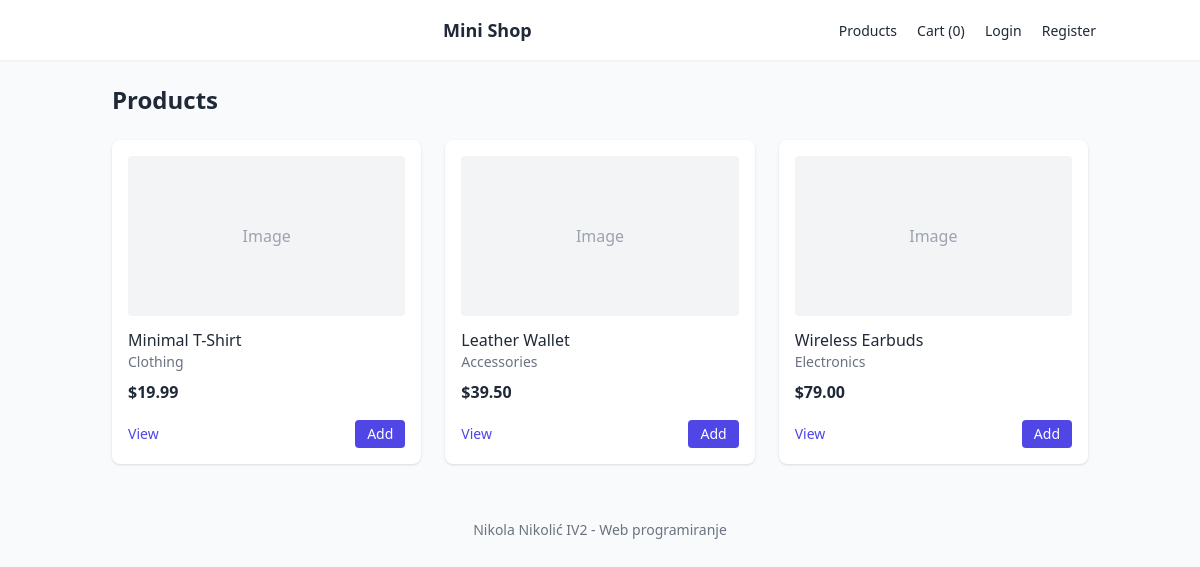
The page / on the database its author committed.
### tables this page shows
CREATE TABLE IF NOT EXISTS products (
  id INT AUTO_INCREMENT PRIMARY KEY,
  category_id INT,
  title VARCHAR(200) NOT NULL,
  description TEXT,
  price DECIMAL(10,2) NOT NULL DEFAULT 0,
  image VARCHAR(255) DEFAULT NULL,
  created_at TIMESTAMP DEFAULT CURRENT_TIMESTAMP,
  FOREIGN KEY (category_id) REFERENCES categories(id) ON DELETE SET NULL
);

CREATE TABLE IF NOT EXISTS categories (
  id INT AUTO_INCREMENT PRIMARY KEY,
  name VARCHAR(100) NOT NULL,
  slug VARCHAR(120) NOT NULL UNIQUE
);

### src/models.php (called while the page is built, shortened)
<?php
require_once __DIR__ . '/db.php';
function getProducts($limit = 100) {
    global $pdo;
    $stmt = $pdo->prepare('SELECT p.*, c.name as category_name FROM products p LEFT JOIN categories c ON p.category_id=c.id ORDER BY p.created_at DESC LIMIT ?');
    $stmt->bindValue(1, (int)$limit, PDO::PARAM_INT);
    $stmt->execute();
    return $stmt->fetchAll();
}

### public/index.php (the view, shortened to what this page needs)
<?php
require_once __DIR__ . '/../src/models.php';
require_once __DIR__ . '/_header.php';
$products = getProducts();
?>
<div class="flex items-center justify-between mb-6">
  <h1 class="text-2xl font-semibold">Products</h1>
</div>
<div class="grid grid-cols-1 sm:grid-cols-2 lg:grid-cols-3 gap-6">
  <?php foreach($products as $p): ?>
    <div class="bg-white p-4 rounded-lg shadow hover:shadow-lg transition-shadow">
      <?php if(!empty($p['image'])): ?>
        <a href="product.php?id=<?php echo $p['id']; ?>">
          <div class="h-40 overflow-hidden rounded">
            <img src="<?php echo htmlspecialchars($p['image']); ?>" alt="<?php echo htmlspecialchars($p['title']); ?>" class="w-full h-40 object-cover">
          </div>
        </a>
      <?php else: ?>
        <div class="h-40 bg-gray-100 rounded flex items-center justify-center text-gray-400">Image</div>
      <?php endif; ?>
      <h3 class="mt-3 font-medium"><?php echo htmlspecialchars($p['title']); ?></h3>
      <div class="text-sm text-gray-500"><?php echo htmlspecialchars($p['category_name']); ?></div>
      <div class="mt-2 font-semibold">$<?php echo number_format($p['price'],2); ?></div>
      <div class="mt-4 flex items-center justify-between">
        <a href="product.php?id=<?php echo $p['id']; ?>" class="text-sm text-indigo-600 hover:underline">View</a>
        <form action="cart.php" method="post">
          <button class="bg-indigo-600 text-white px-3 py-1 rounded text-sm hover:bg-indigo-700 transition">Add</button>
        </form>
      </div>
    </div>
  <?php endforeach; ?>
</div>
<?php require_once __DIR__ . '/_footer.php'; ?>

### public/_header.php (shortened to what this page needs)
<!doctype html>
<html lang="en">
<head>
  <script src="https://cdn.tailwindcss.com"></script>
</head>
<body class="bg-gray-50 text-gray-800">
<nav class="bg-white shadow-sm">
  <div class="max-w-5xl mx-auto px-4 py-4 flex items-center justify-between">
    <div class="flex-1 text-center">
      <a href="index.php" class="font-semibold text-lg">Mini Shop</a>
    </div>
    <div class="space-x-4">
      <a href="index.php" class="text-sm">Products</a>
      <a href="cart.php" class="text-sm">Cart (<span id="cart-count"><?php echo isset($_SESSION['cart'])? array_sum(array_column($_SESSION['cart'],'qty')):0; ?></span>)</a>
      <?php if(!empty($_SESSION['user'])): ?>
        <a href="add_product.php" class="text-sm">Add Product</a>
        <a href="orders.php" class="text-sm">My Orders</a>
        <a href="logout.php" class="text-sm">Logout</a>
      <?php else: ?>
        <a href="login.php" class="text-sm">Login</a>
        <a href="register.php" class="text-sm">Register</a>
      <?php endif; ?>
    </div>
  </div>
</nav>
<main class="max-w-5xl mx-auto p-6">

### public/_footer.php (shortened to what this page needs)
</main>
<footer class="text-center text-sm text-gray-500 py-8">
  <div>Nikola Nikolić IV2 - Web programiranje</div>
</footer>
</body>
</html>

### rows shown on the page
products: shows "Image", title "Minimal T-Shirt", category.name "Clothing", price "19.99"
products: shows "Image", title "Leather Wallet", category.name "Accessories", price "39.50"
products: shows "Image", title "Wireless Earbuds", category.name "Electronics", price "79.00"
